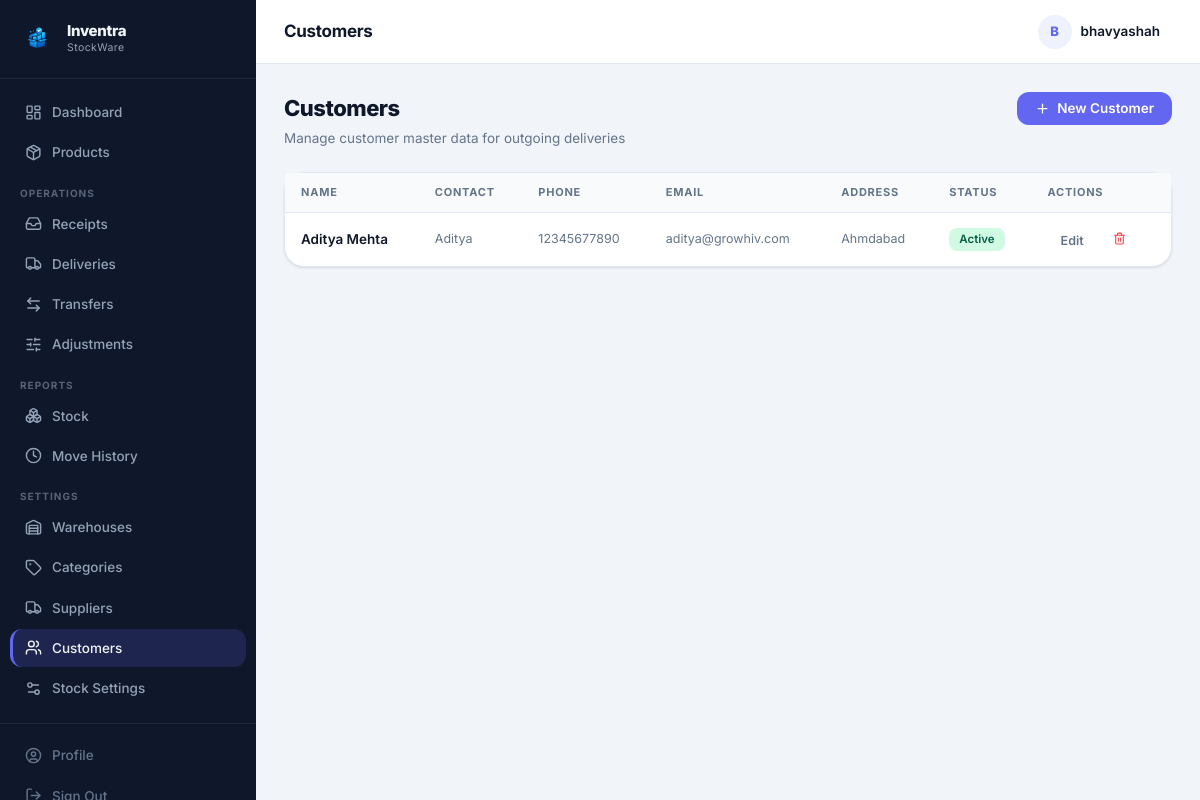
/customers.php (signed in), run on the app's committed database.
### tables this page shows
CREATE TABLE customers (
            id             INTEGER PRIMARY KEY AUTOINCREMENT,
            name           TEXT NOT NULL,
            contact_person TEXT DEFAULT '',
            phone          TEXT DEFAULT '',
            email          TEXT DEFAULT '',
            address        TEXT DEFAULT '',
            active         INTEGER DEFAULT 1,
            created_at     DATETIME DEFAULT CURRENT_TIMESTAMP
        );

### includes/functions.php (called while the page is built, shortened)
<?php
function e(mixed $v): string
{
    return htmlspecialchars((string)$v, ENT_QUOTES | ENT_SUBSTITUTE, 'UTF-8');
}
function allCustomers(bool $activeOnly = true): array
{
    $db = getDB();
    return $db->query("SELECT * FROM customers ORDER BY active DESC, name")->fetchAll();
}

### customers.php (the view, shortened to what this page needs)
<?php
require_once 'includes/functions.php';
$customers = allCustomers(false);
include 'includes/header.php';
?>
<div class="page-header">
  <div class="page-header-text">
    <h1>Customers</h1>
    <p>Manage customer master data for outgoing deliveries</p>
  </div>
  <div class="page-header-actions">
    <button class="btn btn-primary" onclick="openModal('modal-create-customer')">
      <i data-lucide="plus"></i> New Customer
    </button>
  </div>
</div>
<div class="card">
  <div class="table-wrap">
    <table>
      <thead>
        <tr>
          <th>Name</th>
          <th>Contact</th>
          <th>Phone</th>
          <th>Email</th>
          <th>Address</th>
          <th>Status</th>
          <th>Actions</th>
        </tr>
      </thead>
      <tbody>
        <?php if (empty($customers)): ?>
        <tr><td colspan="7" class="text-secondary text-sm">No customers yet.</td></tr>
        <?php else: ?>
          <?php foreach ($customers as $c): ?>
          <tr>
            <td class="fw-600"><?= e($c['name']) ?></td>
            <td class="text-secondary text-sm"><?= e($c['contact_person'] ?: '—') ?></td>
            <td class="text-secondary text-sm"><?= e($c['phone'] ?: '—') ?></td>
            <td class="text-secondary text-sm"><?= e($c['email'] ?: '—') ?></td>
            <td class="text-secondary text-sm"><?= e($c['address'] ?: '—') ?></td>
            <td>
              <?= (int)$c['active'] === 1 ? '<span class="badge badge-green">Active</span>' : '<span class="badge badge-gray">Inactive</span>' ?>
            </td>
            <td>
              <button class="btn btn-ghost btn-sm" onclick="fillModal('modal-edit-customer', {
                customer_id: '<?= $c['id'] ?>',
                name: <?= json_encode($c['name']) ?>,
                contact_person: <?= json_encode($c['contact_person'] ?? '') ?>,
                phone: <?= json_encode($c['phone'] ?? '') ?>,
                email: <?= json_encode($c['email'] ?? '') ?>,
                address: <?= json_encode($c['address'] ?? '') ?>,
                active: '<?= (int)$c['active'] ?>'
              }); return false;">Edit</button>
              <?php if ((int)$c['active'] === 1): ?>
              <form method="POST" action="customers.php" style="display:inline;" onsubmit="return confirmDelete(this,'Deactivate customer?')">
                <button type="submit" class="btn btn-ghost btn-sm" style="color:var(--danger);"><i data-lucide="trash-2"></i></button>
              </form>
              <?php endif; ?>
            </td>
          </tr>
          <?php endforeach; ?>
        <?php endif; ?>
      </tbody>
    </table>
  </div>
</div>
<?php include 'includes/footer.php'; ?>

### assets/css/style.css (style rules this page uses)
*, *::before, *::after { box-sizing: border-box; margin: 0; padding: 0; }
:root { --primary: #6366f1; --primary-hover: #4f46e5; --primary-light: #eef2ff; --primary-text: #4338ca; --bg: #f1f5f9; --card: #ffffff; --border: #e2e8f0; --text: #0f172a; --text-secondary: #64748b; --text-muted: #94a3b8; --success: #10b981; --success-light:#d1fae5; --success-text: #065f46; --warning: #f59e0b; --warning-light:#fef3c7; --warning-text: #92400e; --danger: #ef4444; --danger-light: #fee2e2; --danger-text: #991b1b; --info: #3b82f6; --info-light: #dbeafe; --info-text: #1e40af; --gray-light: #f8fafc; --sidebar-bg: #0f172a; --sidebar-hover: rgba(255,255,255,0.06); --sidebar-active: rgba(99,102,241,0.18); --sidebar-active-border:#6366f1; --sidebar-text: #94a3b8; --sidebar-text-active: #f1f5f9; --sidebar-width: 256px; --topbar-height: 64px; --r-xs: 6px; --r-sm: 8px; --r-md: 12px; --r-lg: 16px; --r-xl: 20px; --r-2xl: 24px; --r-3xl: 28px; --r-full:9999px; --shadow-xs: 0 1px 2px rgba(0,0,0,0.04); --shadow-sm: 0 1px 3px rgba(0,0,0,0.08), 0 1px 2px rgba(0,0,0,0.04); --shadow-md: 0 4px 8px rgba(0,0,0,0.06), 0 2px 4px rgba(0,0,0,0.04); --shadow-lg: 0 10px 24px rgba(0,0,0,0.08), 0 4px 8px rgba(0,0,0,0.04); --shadow-xl: 0 20px 48px rgba(0,0,0,0.12), 0 8px 16px rgba(0,0,0,0.06); }
html { scroll-behavior: smooth; }
body { font-family: 'Inter', -apple-system, BlinkMacSystemFont, 'Segoe UI', sans-serif; background: var(--bg); color: var(--text); line-height: 1.5; font-size: 14px; -webkit-font-smoothing: antialiased; -moz-osx-font-smoothing: grayscale; }
.card { background: var(--card); border-radius: var(--r-xl); border: 1px solid var(--border); box-shadow: var(--shadow-sm); }
.table-wrap { overflow-x: auto; border-radius: 0 0 var(--r-xl) var(--r-xl); }
table { width: 100%; border-collapse: collapse; }
thead th { text-align: left; padding: 11px 16px; font-size: 11px; font-weight: 700; text-transform: uppercase; letter-spacing: 0.07em; color: var(--text-secondary); background: #f8fafc; border-bottom: 1px solid var(--border); white-space: nowrap; }
tbody tr { border-bottom: 1px solid #f1f5f9; transition: background 0.1s; }
tbody tr:last-child { border-bottom: none; }
tbody td { padding: 13px 16px; font-size: 13.5px; color: var(--text); vertical-align: middle; }
.badge { display: inline-flex; align-items: center; gap: 5px; padding: 3px 10px; border-radius: var(--r-sm); font-size: 11.5px; font-weight: 600; line-height: 1.5; }
.badge-green { background: var(--success-light); color: var(--success-text); }
.btn { display: inline-flex; align-items: center; gap: 7px; padding: 9px 18px; border-radius: var(--r-md); font-size: 13.5px; font-weight: 600; cursor: pointer; border: none; text-decoration: none; transition: background 0.15s, box-shadow 0.15s, transform 0.1s; white-space: nowrap; font-family: inherit; line-height: 1; }
.btn svg { width: 15px; height: 15px; flex-shrink: 0; }
.btn-primary { background: var(--primary); color: white; }
.btn-ghost { background: transparent; color: var(--text-secondary); padding: 8px; border-radius: var(--r-md); }
.btn-sm { padding: 6px 13px; font-size: 12.5px; border-radius: var(--r-sm); }
.btn-sm svg { width: 13px; height: 13px; }
.page-header { display: flex; align-items: flex-start; justify-content: space-between; margin-bottom: 24px; flex-wrap: wrap; gap: 12px; }
.page-header-text h1 { font-size: 22px; font-weight: 800; color: var(--text); letter-spacing: -0.5px; }
.page-header-text p { font-size: 13.5px; color: var(--text-secondary); margin-top: 3px; }
.page-header-actions { display: flex; gap: 10px; align-items: center; }
.text-secondary { color: var(--text-secondary) !important; }
.text-sm { font-size: 12.5px !important; }
.fw-600 { font-weight: 600 !important; }

### data on the page
customers: name "Aditya Mehta", contact_person "Aditya", phone "12345677890", email "aditya@growhiv.com", address "Ahmdabad", active "Active"

### other printed values
$item['label'] "Dashboard"
$item['label'] "Products"
$item['section'] "OPERATIONS"
$item['label'] "Receipts"
$item['label'] "Deliveries"
$item['label'] "Transfers"
$item['label'] "Adjustments"
$item['section'] "REPORTS"
$item['label'] "Stock"
$item['label'] "Move History"
$item['section'] "SETTINGS"
$item['label'] "Warehouses"
$item['label'] "Categories"
$item['label'] "Suppliers"
$item['label'] "Customers"
